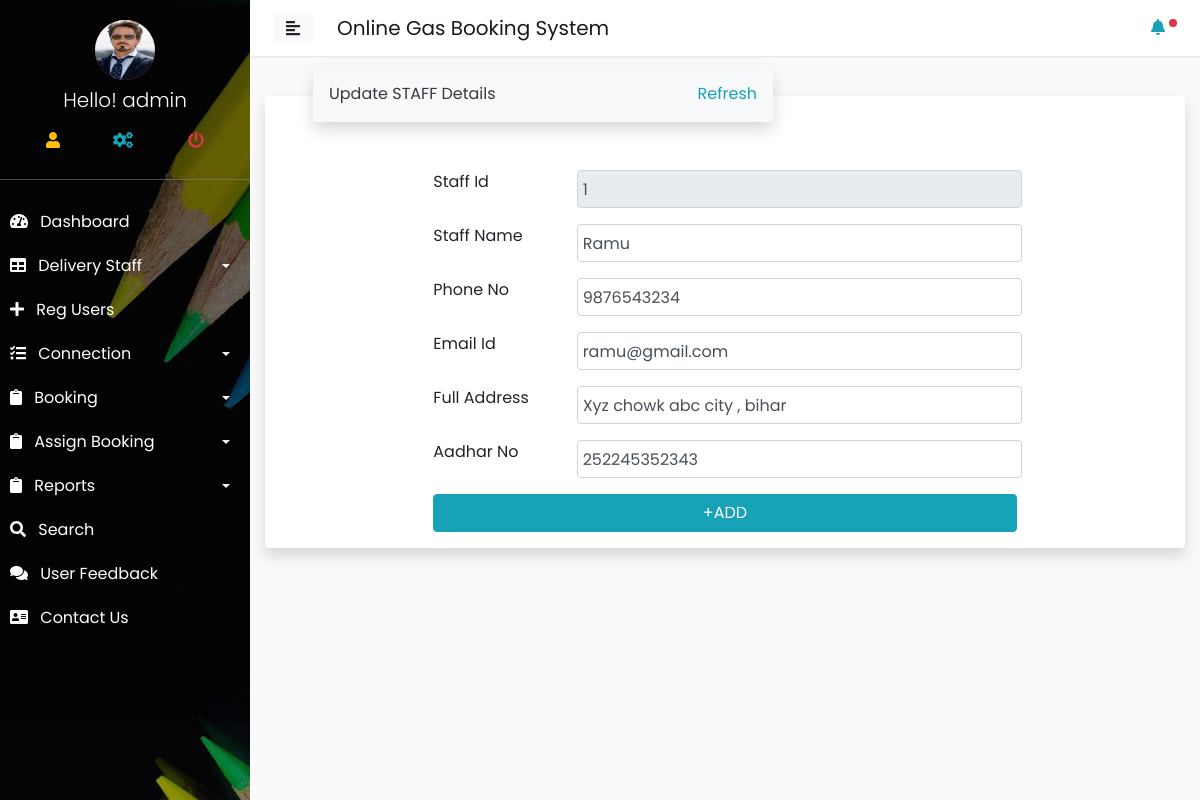
Screenshot of /admin/edit_staff.php?staff_id=1 (signed in) with the database file from the repository.
### tables this page shows
CREATE TABLE `staff` (
  `staff_id` int(11) NOT NULL,
  `s_name` varchar(200) NOT NULL,
  `s_email` varchar(200) NOT NULL,
  `s_phone` varchar(200) NOT NULL,
  `s_address` varchar(200) NOT NULL,
  `s_aadhar` varchar(200) NOT NULL,
  `joining_date` timestamp NOT NULL DEFAULT CURRENT_TIMESTAMP ON UPDATE CURRENT_TIMESTAMP
);

### config/dbconfig.php (called while the page is built, shortened)
<?php
class Dbconfig{
    private $hostname = 'localhost';
    private $username = 'root';
    private $dbname = 'ogbsdb';
    private $password = "";
    protected $connect;
    function __construct(){
        if(!isset($this->connect)){
            $this->connect = new mysqli($this->hostname,$this->username,$this->password,$this->dbname );
    }
        return $this->connect;
}
}
?>

### config/function.php (called while the page is built, shortened)
<?php
include('dbconfig.php');
class Ogbs extends Dbconfig{
public function getData($query){
    $result = $this->connect->query($query);
    $array = array();
    while($row = $result->fetch_assoc()){
        $array[] = $row;
    }
    return $array;
}
}
?>

### admin/edit_staff.php (the view, shortened to what this page needs)
<?php require('../config/function.php');
$staff= new Ogbs();
include_once('include/header.php');
$s_id = $_GET['staff_id'];
$call = $staff->getData("SELECT * FROM staff WHERE staff_id='$s_id'");
foreach($call as $row);
?>
<div class="container">
    <div class="card border-0 shadow">
        <div class="header ml-5 w-50 bg-light text-dark p-3 shadow rounded" style="margin-top:-30px;">Update STAFF Details <a href="" class="text-info float-right">Refresh</a></div>
       <div class="col-lg-8 mx-auto">
            <form action="" class="mt-5" method="post">
            <div class="form-row mb-3">
                <label for="" class="col-3">Staff Id</label>
                <input type="text" name="s_name" class="form-control col" value="<?= $row['staff_id']; ?>" disabled>
            </div>
               <div class="form-row mb-3">
                <label for="" class="col-3">Staff Name</label>
                <input type="text" name="s_name" class="form-control col" value="<?= $row['s_name']; ?>">
            </div>
        <div class="form-row mb-3">
                <label for="" class="col-3">Phone No</label>
                <input type="tel" name="s_phone" class="form-control col" value="<?= $row['s_phone']; ?>">
            </div>
        <div class="form-row mb-3">
                <label for="" class="col-3">Email Id</label>
                <input type="email" name="s_email" class="form-control col" value="<?= $row['s_email']; ?>">
            </div>
        <div class="form-row mb-3">
                <label for="" class="col-3">Full Address</label>
                <input type="text" name="s_address" class="form-control col" value="<?= $row['s_address']; ?>">
            </div>
        <div class="form-row mb-3">
                <label for="" class="col-3">Aadhar No </label>
                <input type="text" name="s_aadhar" class="form-control col" value="<?= $row['s_aadhar']; ?>">
            </div>
            <input type="submit" value="+ADD" name="update" class="btn btn-block btn-info">
        </form>
       </div>
    </div>
</div>
<?php include('include/footer.php'); ?>

### admin/include/header.php (shortened to what this page needs)
<?php
$sidebar= new Ogbs();
$a_id=$_SESSION['admin_login'];
$call = $sidebar->getData("SELECT * FROM admin WHERE admin_id = '$a_id'");
foreach($call as $row);
?>
<html>
<head>
    <link rel="stylesheet" href="http://localhost/ogbs/style/bootstrap.css" >
    <link rel="stylesheet" href="http://localhost/ogbs/style/sidebar_style.css">
    <link rel="stylesheet" href="https://cdnjs.cloudflare.com/ajax/libs/malihu-custom-scrollbar-plugin/3.1.5/jquery.mCustomScrollbar.min.css">
    <link rel="stylesheet" href="https://use.fontawesome.com/releases/v5.7.0/css/all.css">
</head>
<body>
    <div class="wrapper">
 <nav id="sidebar" style="background-image:url(image/bg1.jpg); background-size:cover;">
           <div class="sidebar_bg_image h-auto pb-5" style="background:rgba(0, 0, 0, 0.33);">
            <div class="sidebar-header " style="background-color:rgba(0, 0, 0, 0); border-bottom:1px solid rgba(136, 136, 136, 0.55); height:180px;" >
                 <div class="profile_photo bg-danger mx-auto " style="height:60px; width:60px; border-radius:50%;"><img src="http://localhost/ogbs/admin/image/<?= $row['profile_image']; ?>" class="img-fluid" style="border-radius:50%; height:60px; width:60px;" alt=""></div>
                 <h3 class="text-center font-weight-light h5 mt-2">Hello! <?= $row['admin_name']; ?></h3>
                <table class="table " style="">
                    <tr >
                        <td class="border-0 text-warning text-center " title="Profile"><a href="http://localhost/ogbs/admin/profile.php"><i class="fas fa-user "></i></a></td>
                        <td class="border-0  text-center text-info" title="Setting"><a href="http://localhost/ogbs/admin/setting.php"><i class="fas fa-cogs"></i></a></td>
                        <td class="border-0 text-warning text-center text-danger" title="Logout"><a href="http://localhost/ogbs/admin/logout.php"><i class="fas fa-power-off"></i></a></td>
                    </tr>
                </table>
               </div>
            <ul class="list-unstyled components border-0">
                <li class="">
                    <a href="index.php" ><i class="fas fa-tachometer-alt mr-2"></i> Dashboard</a>
                </li>
                <li>
                    <a href="#pageSubmenu" data-toggle="collapse" aria-expanded="false" class="dropdown-toggle"><i class="fas fa-table mr-2"></i> Delivery Staff</a>
                </li>
                <li>
                    <a href="http://localhost/ogbs/admin/reg_users.php"><i class="fas fa-plus mr-2"></i> Reg Users</a>
                </li>
                 <li>
                    <a href="#managevehicle" data-toggle="collapse" aria-expanded="false" class="dropdown-toggle"><i class="fas fa-tasks mr-2"></i> Connection </a>
                </li>
                <li>
                    <a href="#booking" data-toggle="collapse" aria-expanded="false" class="dropdown-toggle"><i class="fas fa-clipboard mr-2" ></i> Booking</a>
                </li>
                   <li>
                    <a href="#assignbooking" data-toggle="collapse" aria-expanded="false" class="dropdown-toggle"><i class="fas fa-clipboard mr-2" ></i> Assign Booking</a>
                </li>
                <li>
                    <a href="#reports" data-toggle="collapse" aria-expanded="false" class="dropdown-toggle"><i class="fas fa-clipboard mr-2" ></i> Reports</a>
                </li>
                <li>
                    <a href="http://localhost/ogbs/admin/search.php"><i class="fas fa-search mr-2"></i> Search </a>
                </li>
                <li>
                    <a href="#"><i class="fas fa-comments mr-2"></i> User Feedback</a>
                </li>
            <li>
                    <a href="#"><i class="fas fa-address-card mr-2"></i> Contact Us</a>
                </li>
            </ul>
            </div>
        </nav>
        <div id="content">
            <nav class="navbar navbar-expand-lg navbar-light bg-whtie p-2">
                <div class="container-fluid">
                    <button type="button" id="sidebarCollapse" class="btn btn-light">
                        <i class="fas fa-align-left"></i>
                    </button>
                    <a href="" class="navbar-brand ml-4">Online Gas Booking System</a>
                    <div class="collapse navbar-collapse" id="navbarSupportedContent">
                        <ul class="navbar-nav ml-auto">
                            <li class="nav-item">
                            <div class="dropleft" >
                            <a href="" class="na-link text-info " id="dropdownMenuButton" data-toggle="dropdown" aria-haspopup="true" aria-expanded="false"><i class="fas fa-bell " ></i>
                            <div class="badge badge-danger p-1 badge-pill" style="height:5px; width:5px;">.</div> </a>
</div>
                            </li>
                        </ul>
                    </div>
                </div>
            </nav>

### style/sidebar_style.css (style rules this page uses)
body { font-family: 'Poppins', sans-serif; background: #fafafa; }
a, a:hover, a:focus { color: inherit; text-decoration: none; transition: all 0.3s; }
.navbar { padding: 15px 10px; background: #fff; border: none; border-radius: 0; margin-bottom: 40px; box-shadow: 1px 1px 3px rgba(0, 0, 0, 0.1); }
.wrapper { display: flex; width: 100%; }
#sidebar { width: 250px; position: fixed; top: 0; left: 0; height: 100vh; z-index: 999; background: rgba(0, 0, 0, 0.28); color: #fff; transition: all 0.3s; }
#sidebar .sidebar-header { padding: 20px; background: rgba(0, 0, 0, 0.62); }
.sidebar_bg_image { background-color: rgba(0, 0, 0, 0.85); height: 100vh; }
#sidebar ul.components { padding: 20px 0; }
#sidebar ul li a { padding: 10px; font-size: 1em; display: block; }
a[data-toggle="collapse"] { position: relative; }
.dropdown-toggle::after { display: block; position: absolute; top: 50%; right: 20px; transform: translateY(-50%); }
#content { width: calc(100% - 250px); min-height: 100vh; transition: all 0.3s; position: absolute; top: 0; right: 0; }

### rows the page displays
staff: s_name "1", s_name "Ramu", s_phone "9876543234", s_email "ramu@gmail.com", s_address "Xyz chowk abc city , bihar", s_aadhar "252245352343"

### other values shown
$row['admin_name'] "admin"
